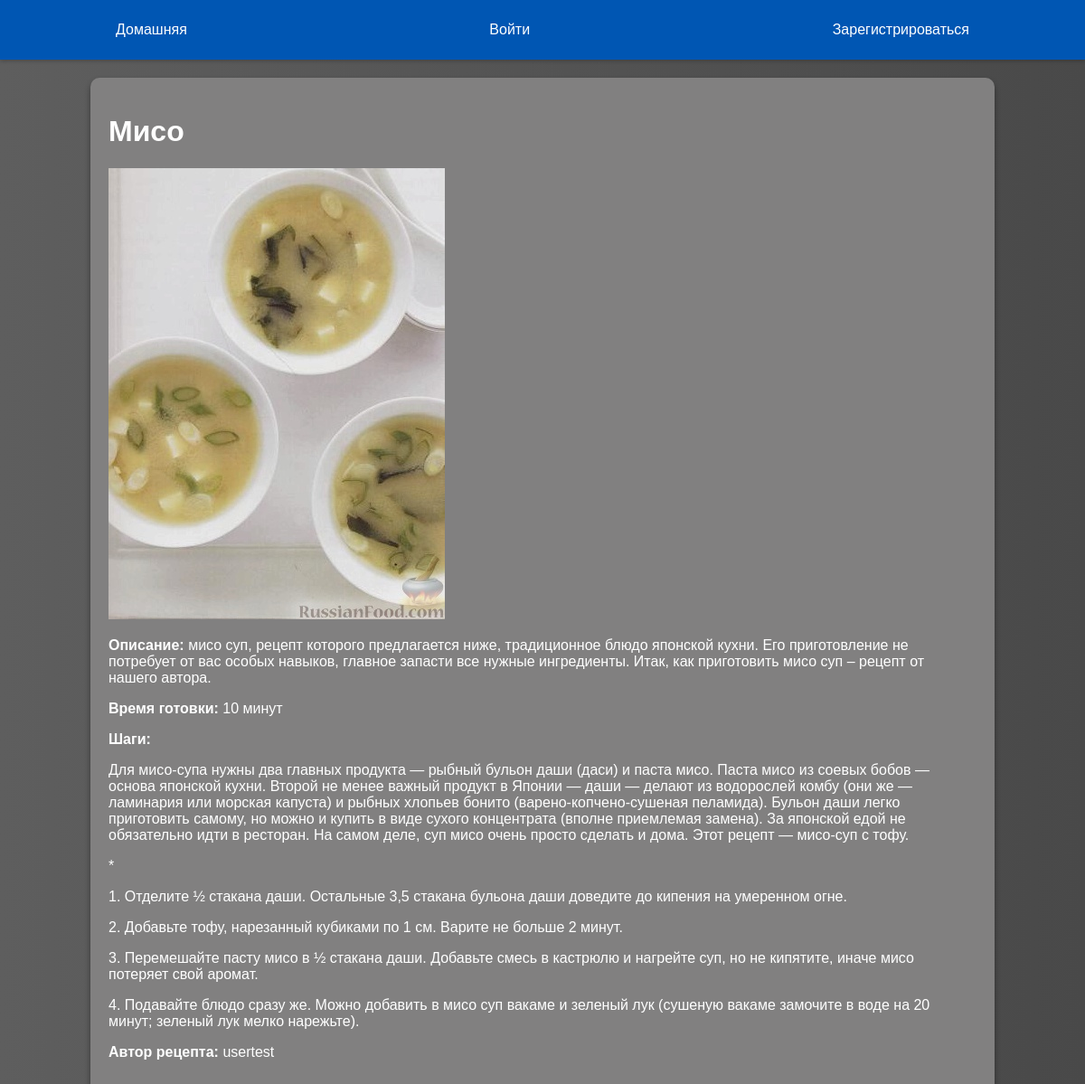
The app's page /recipe/2/ with its own data.
### recipes/models.py (models this page shows, shortened)
class Recipe(models.Model):
    name = models.CharField(max_length=200)
    description = models.TextField()
    steps = models.TextField()
    preparation_time = models.PositiveIntegerField()
    image = models.ImageField(upload_to='recipes/')
    author = models.ForeignKey(User, on_delete=models.CASCADE)
    categories = models.ManyToManyField(Category, related_name='recipes')

### recipes/views.py (the view)
# urls.py: path('recipe/<int:pk>/', views.recipe_detail, name='recipe_detail'),
def recipe_detail(request, pk):
    recipe = get_object_or_404(Recipe, pk=pk)
    return render(request, 'recipe_detail.html', {'recipe': recipe})

### recipes/templates/recipe_detail.html
{% extends 'base.html' %}
{% block content %}
<div class="container">
    <div class="recipe-detail">
        <h1>{{ recipe.name }}</h1>
        {% if recipe.image %}
        <img src="{{ recipe.image.url }}" alt="{{ recipe.name }}">
        {% endif %}
        <p><strong>Описание:</strong> {{ recipe.description }}</p>
        <p><strong>Время готовки:</strong> {{ recipe.preparation_time }} минут</p>
        <p><strong>Шаги:</strong></p>
        <div>{{ recipe.steps|linebreaks }}</div>
        <p><strong>Автор рецепта:</strong> {{ recipe.author }}</p>
    </div>
</div>
{% endblock %}

### static/styles.css (style rules this page uses)
body { font-family: 'Arial', sans-serif; margin: 0; padding: 0; background-image: linear-gradient(to right, #5e5e5e, #494949); color: #ffffff; }
.container { width: 80%; margin: 0 auto; padding: 20px; background-color: #818080; border-radius: 10px; box-shadow: 0 4px 6px rgba(0, 0, 0, 0.4); margin-top: 20px; }

### records on screen
Recipe: name "Мисо", image (picture), description "мисо суп, рецепт которого предлагается ниже, традиционное блюдо японской кухни. Его приготовление не потребует от вас особых навыков, главное запасти все нужные ингредиенты. Итак, как приготовить мисо суп – рецепт от нашего автора.", preparation_time "10", steps "Для мисо-супа нужны два главных продукта — рыбный бульон даши (даси) и паста мисо. Паста мисо из соевых бобов — основа японской кухни. Второй не менее важный продукт в Японии — даши — делают из водорослей комбу (они же — ламинария или морская капуста) и рыбных хлопьев бонито (варено-копчено-сушеная пеламида). Бульон даши легко приготовить самому, но можно и купить в виде сухого концентрата (вполне приемлемая замена). За японской едой не обязательно идти в ресторан. На самом деле, суп мисо очень просто сделать и дома. Этот рецепт — мисо-суп с тофу. * 1. Отделите ½ стакана даши. Остальные 3,5 стакана бульона даши доведите до кипения на умеренном огне. 2. Добавьте тофу, нарезанный кубиками по…", author "usertest"
